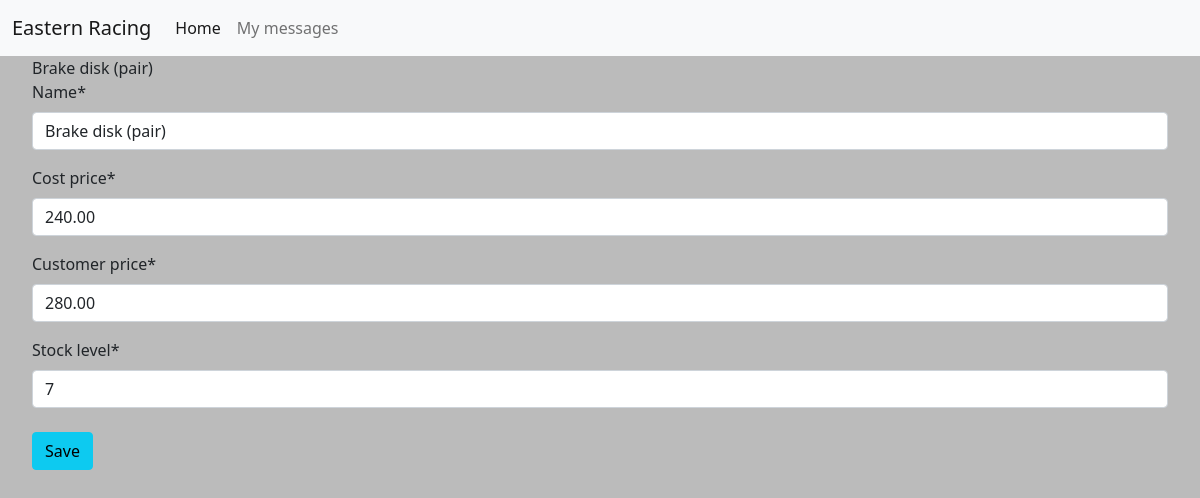
Before: /parts/part_details/2 with the older database file.
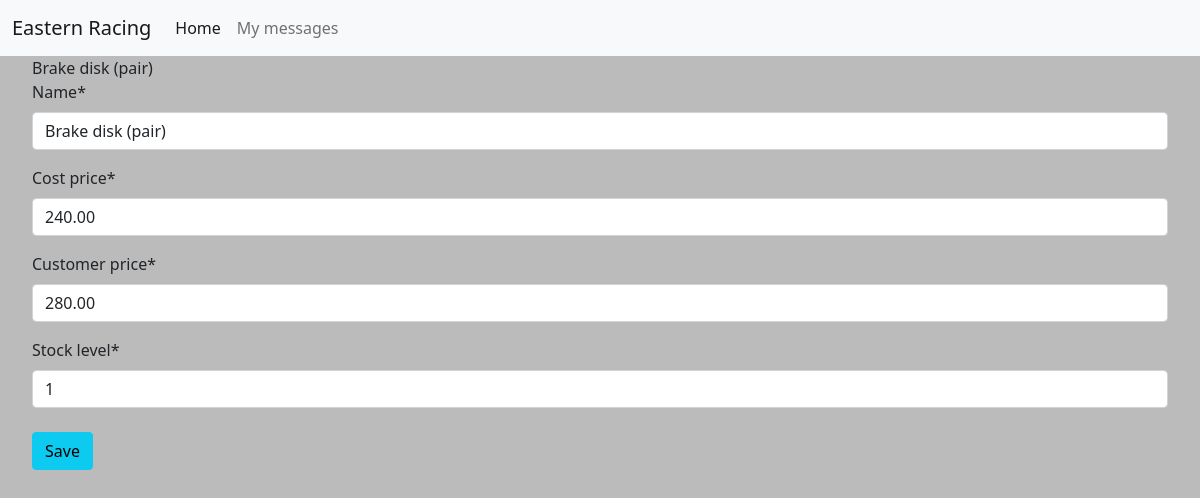
After: the same page with the newer database file.
### parts/models.py (models this page shows, shortened)
class Part(models.Model):
    name = models.CharField(max_length=200)
    cost_price = models.DecimalField(max_digits=10, decimal_places=2)
    customer_price = models.DecimalField(max_digits=10, decimal_places=2)
    stock_level = models.PositiveIntegerField()

### parts/views.py (the view)
# urls.py: path('part_details/<str:pk>', views.part_details, name='part-details'),
def part_details(request, pk):
    try:
        part = Part.objects.get(id=pk)
    except:
        return redirect('parts:parts-admin')
    part_form = PartForm(instance=part)
    context = {
        'part': part,
        'part_form': part_form,
    }
    return render(request, 'parts/part_details.html', context)

### parts/forms.py
class PartForm(forms.ModelForm):
    class Meta:
        model = Part
        fields = ('name', 'cost_price', 'customer_price', 'stock_level')

### parts/templates/parts/part_details.html (shortened to what this page needs)
{% extends 'cars/base.html' %}
{% load crispy_forms_tags %}
{% block content %}
    {{ part.name }}
    <form action="{% url 'parts:edit-part' %}" id="edit-part-form" method="post">
          {{ part_form|crispy }}
          <button type="submit" class="btn btn-info mt-2">Save</button>
    </form>
{% endblock content %}

Changed rows visible on the page:
changed Part "Brake disk (pair)": stock_level "7" → "1"
